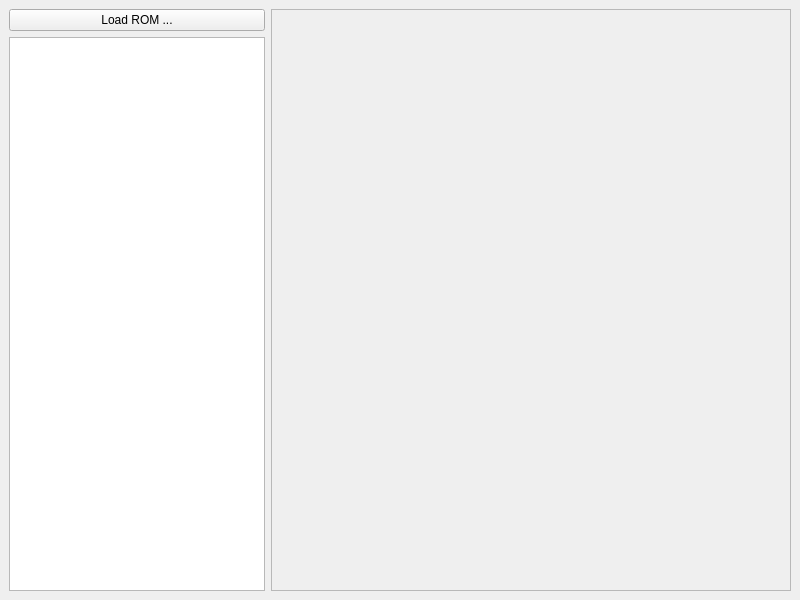
<?xml version="1.0" encoding="UTF-8"?>
<ui version="4.0">
 <class>MainWindow</class>
 <widget class="QMainWindow" name="MainWindow">
  <property name="geometry">
   <rect>
    <x>0</x>
    <y>0</y>
    <width>800</width>
    <height>600</height>
   </rect>
  </property>
  <property name="windowTitle">
   <string>SoETilesViewer</string>
  </property>
  <property name="windowIcon">
   <iconset resource="mainwindow.qrc">
    <normaloff>:/icon.png</normaloff>:/icon.png</iconset>
  </property>
  <widget class="QWidget" name="centralwidget">
   <layout class="QHBoxLayout" name="horizontalLayout">
    <item>
     <layout class="QVBoxLayout" name="verticalLayout">
      <item>
       <widget class="QPushButton" name="btnLoad">
        <property name="sizePolicy">
         <sizepolicy hsizetype="Minimum" vsizetype="Fixed">
          <horstretch>0</horstretch>
          <verstretch>0</verstretch>
         </sizepolicy>
        </property>
        <property name="text">
         <string>Load ROM ...</string>
        </property>
       </widget>
      </item>
      <item>
       <widget class="QListWidget" name="lstBlocks">
        <property name="sizePolicy">
         <sizepolicy hsizetype="Preferred" vsizetype="Expanding">
          <horstretch>1</horstretch>
          <verstretch>1</verstretch>
         </sizepolicy>
        </property>
        <property name="sizeAdjustPolicy">
         <enum>QAbstractScrollArea::AdjustIgnored</enum>
        </property>
        <property name="resizeMode">
         <enum>QListView::Adjust</enum>
        </property>
        <property name="viewMode">
         <enum>QListView::ListMode</enum>
        </property>
       </widget>
      </item>
     </layout>
    </item>
    <item>
     <layout class="QVBoxLayout" name="verticalLayout_2">
      <item>
       <widget class="QScrollArea" name="scrollArea">
        <property name="widgetResizable">
         <bool>true</bool>
        </property>
        <widget class="TileView" name="tiles">
         <property name="geometry">
          <rect>
           <x>0</x>
           <y>0</y>
           <width>517</width>
           <height>580</height>
          </rect>
         </property>
         <property name="sizePolicy">
          <sizepolicy hsizetype="Expanding" vsizetype="Preferred">
           <horstretch>2</horstretch>
           <verstretch>0</verstretch>
          </sizepolicy>
         </property>
        </widget>
       </widget>
      </item>
     </layout>
    </item>
   </layout>
  </widget>
 </widget>
 <customwidgets>
  <customwidget>
   <class>TileView</class>
   <extends>QWidget</extends>
   <header>tileview.h</header>
   <container>1</container>
  </customwidget>
 </customwidgets>
 <resources>
  <include location="mainwindow.qrc"/>
 </resources>
 <connections/>
</ui>
